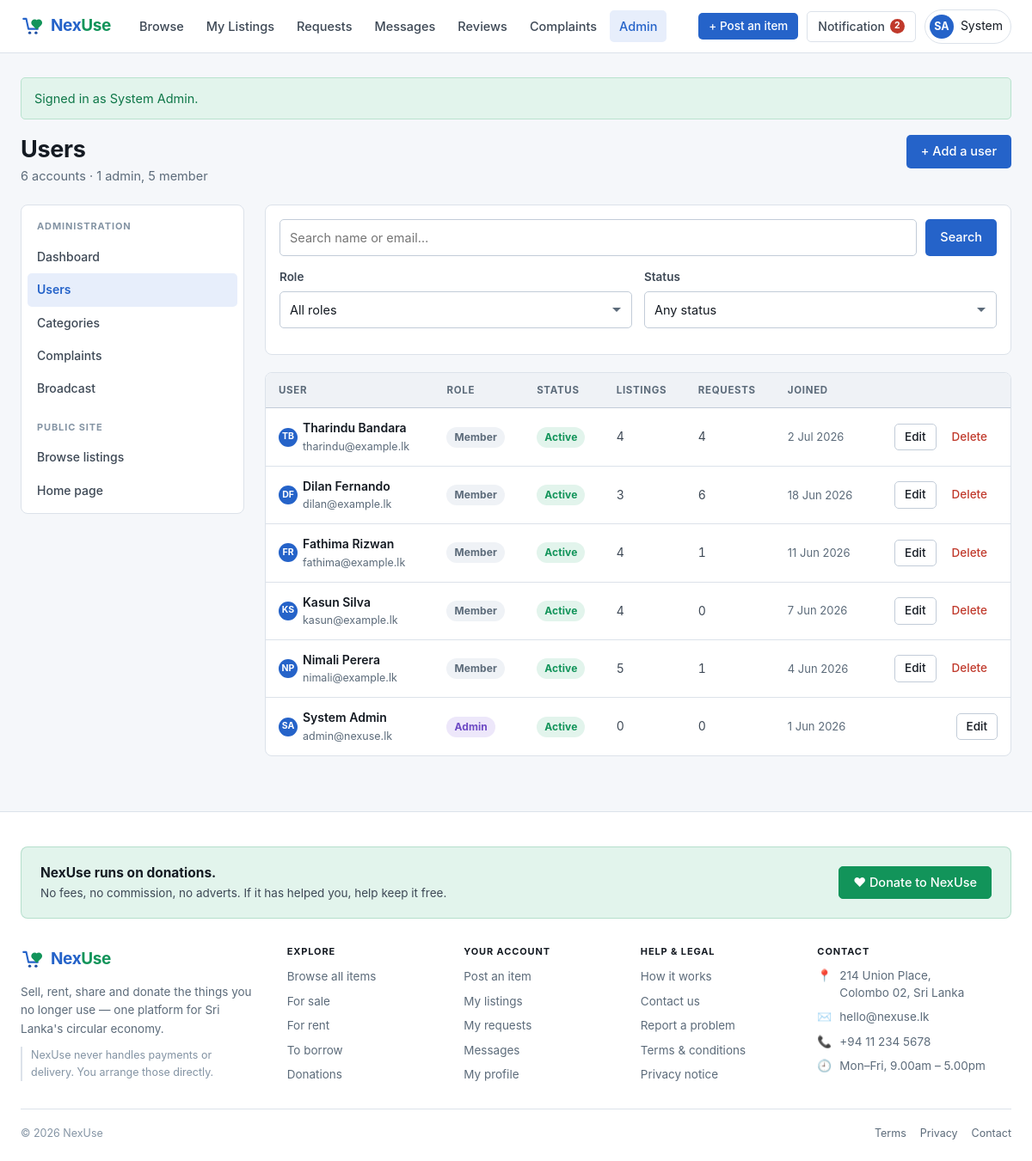
Page /admin/users (signed in) on the committed database.
### tables this page shows
CREATE TABLE users (
  user_id        INT UNSIGNED NOT NULL AUTO_INCREMENT,
  name           VARCHAR(100)  NOT NULL,
  email          VARCHAR(190)  NOT NULL,
  password_hash  VARCHAR(255)  NOT NULL,
  phone          VARCHAR(20)   DEFAULT NULL,
  address        VARCHAR(255)  DEFAULT NULL,
  city           VARCHAR(80)   DEFAULT NULL,
  bio            TEXT          DEFAULT NULL,
  avatar_path    VARCHAR(255)  DEFAULT NULL,
  role           ENUM('admin','member')            NOT NULL DEFAULT 'member',
  status         ENUM('active','suspended')        NOT NULL DEFAULT 'active',
  created_at     DATETIME      NOT NULL DEFAULT CURRENT_TIMESTAMP,
  PRIMARY KEY (user_id),
  UNIQUE KEY uq_users_email (email),
  KEY idx_users_role (role),
  KEY idx_users_status (status)
);

### app/Views/admin/users/index.php (the view, shortened to what the rows shown need)
<div class="page-head">
  <div>
    <h1>Users</h1>
  </div>
</div>
<div class="split">
  <div>
    <?php if (empty($users)): ?>
      <div class="empty">
        <div class="icon">👤</div>
        <h3>No users match that</h3>
        <p>Try a different search or clear the filters.</p>
        <a class="btn btn-secondary" href="<?= url('/admin/users') ?>">Clear filters</a>
      </div>
    <?php else: ?>
      <div class="table-wrap">
        <table>
          <thead>
            <tr>
              <th>User</th><th>Role</th><th>Status</th>
              <th class="num">Listings</th><th class="num">Requests</th>
              <th>Joined</th><th></th>
            </tr>
          </thead>
          <tbody>
            <?php foreach ($users as $u): ?>
              <?php $uid = (int) $u['user_id']; ?>
              <tr>
                <td>
                  <div class="flex gap-sm">
                    <?= avatar($u, 'avatar-sm') ?>
                    <div style="min-width:0;">
                      <a href="<?= url('/users/' . $uid) ?>" class="primary"><?= e($u['name']) ?></a>
                      <span class="sub"><?= e($u['email']) ?></span>
                    </div>
                  </div>
                </td>
                <td><span class="badge badge-<?= e($u['role']) ?>"><?= e(ucfirst((string) $u['role'])) ?></span></td>
                <td><span class="badge badge-<?= e($u['status']) ?>"><?= e(ucfirst((string) $u['status'])) ?></span></td>
                <td class="num"><?= (int) $u['listing_count'] ?></td>
                <td class="num"><?= (int) $u['request_count'] ?></td>
                <td class="small muted nowrap"><?= e(short_date((string) $u['created_at'])) ?></td>
                <td>
                  <div class="table-actions">
                    <a class="btn btn-secondary btn-sm" href="<?= url('/admin/users/' . $uid . '/edit') ?>">Edit</a>
                    <?php if (!is_admin() || auth_id() !== $uid): ?>
                      <form method="post" action="<?= url('/admin/users/' . $uid . '/delete') ?>"
                            data-confirm="Delete <?= e($u['name']) ?> and everything they posted? This cannot be undone.">
                        <button type="submit" class="btn btn-ghost btn-sm" style="color:var(--red);">Delete</button>
                      </form>
                    <?php endif; ?>
                  </div>
                </td>
              </tr>
            <?php endforeach; ?>
          </tbody>
        </table>
      </div>
    <?php endif; ?>
  </div>
</div>

### app/Helpers/functions.php (shortened to what the rows shown need)
<?php
function e(mixed $value): string
{
    return htmlspecialchars((string) $value, ENT_QUOTES | ENT_SUBSTITUTE, 'UTF-8');
}
function url(string $path = ''): string
{
    $base = rtrim((string) Config::get('base_url', ''), '/');
    $path = ltrim($path, '/');
    return $path === '' ? ($base === '' ? '/' : $base) : $base . '/' . $path;
}
function asset(string $path): string
{
    return url('assets/' . ltrim($path, '/'));
}
function short_date(?string $date): string
{
    return date('j M Y', strtotime($date));
}
function initials(string $name): string
{
    $parts = preg_split('/\s+/', trim($name)) ?: [];
    $first = mb_substr($parts[0] ?? '', 0, 1);
    $last  = count($parts) > 1 ? mb_substr($parts[count($parts) - 1], 0, 1) : '';
    return mb_strtoupper($first . $last);
}
function auth_user(): ?array
{
    return Auth::user();
}
function auth_id(): ?int
{
    return Auth::id();
}
function is_admin(): bool
{
    return Auth::isAdmin();
}
function avatar(array $person, string $size = ''): string
{
    $classes = trim('avatar ' . $size);
    $name    = (string) ($person['name'] ?? '');
    $path    = $person['avatar_path'] ?? null;
    return '<span class="' . e($classes) . '">' . e(initials($name)) . '</span>';
}

### app/Views/layouts/app.php (shortened to what the rows shown need)
<?php
$user      = auth_user();
$unread    = $user !== null ? Notification::unreadCount((int) $user['user_id']) : 0;
$containerClass = 'container';
?>
<!DOCTYPE html>
<html lang="en">
<head>
<link rel="stylesheet" href="<?= asset('css/app.css') ?>">
</head>
<body>
<header class="site-header">
  <div class="container">
    <div class="header-actions">
      <?php if ($user !== null): ?>
        <a class="btn btn-sm hide-sm" href="<?= url('/listings/create') ?>">+ Post an item</a>
        <a class="notif-toggle" href="#notifications" data-modal-open="notifications">
          Notification
          <?php if ($unread > 0): ?>
            <span class="nav-badge"><?= $unread > 99 ? '99+' : $unread ?><span class="sr-only"> unread</span></span>
          <?php endif; ?>
        </a>
        <div class="account">
          <button class="account-toggle" type="button" data-dropdown="account-menu" aria-haspopup="true">
            <?= avatar($user) ?>
            <span class="hide-sm"><?= e(explode(' ', (string) $user['name'])[0]) ?></span>
          </button>
        </div>
      <?php else: ?>
        <a class="btn btn-secondary btn-sm" href="<?= url('/login') ?>">Sign in</a>
        <a class="btn btn-sm" href="<?= url('/register') ?>">Create account</a>
      <?php endif; ?>
    </div>
  </div>
</header>
<main class="page">
  <div class="<?= e($containerClass) ?>">
    <?= $content ?>
  </div>
</main>
</body>
</html>

### rows in the picture
users: name "SA", name "System", name "System Admin", email "admin@nexuse.lk", role "Admin", status "Active", listing_count "0", request_count "0", created_at "1 Jun 2026"
users: name "TB", name "Tharindu Bandara", email "tharindu@example.lk", role "Member", status "Active", listing_count "4", request_count "4", created_at "2 Jul 2026"
users: name "DF", name "Dilan Fernando", email "dilan@example.lk", role "Member", status "Active", listing_count "3", request_count "6", created_at "18 Jun 2026"
users: name "FR", name "Fathima Rizwan", email "fathima@example.lk", role "Member", status "Active", listing_count "4", request_count "1", created_at "11 Jun 2026"
users: name "KS", name "Kasun Silva", email "kasun@example.lk", role "Member", status "Active", listing_count "4", request_count "0", created_at "7 Jun 2026"
users: name "NP", name "Nimali Perera", email "nimali@example.lk", role "Member", status "Active", listing_count "5", request_count "1", created_at "4 Jun 2026"

### other values in the picture
$unread "2"
$message['message'] "Signed in as System Admin."
$total "6"
$counts['admin'] "1"
$counts['member'] "5"
$label "Dashboard"
$label "Users"
$label "Categories"
$label "Complaints"
$label "Broadcast"
